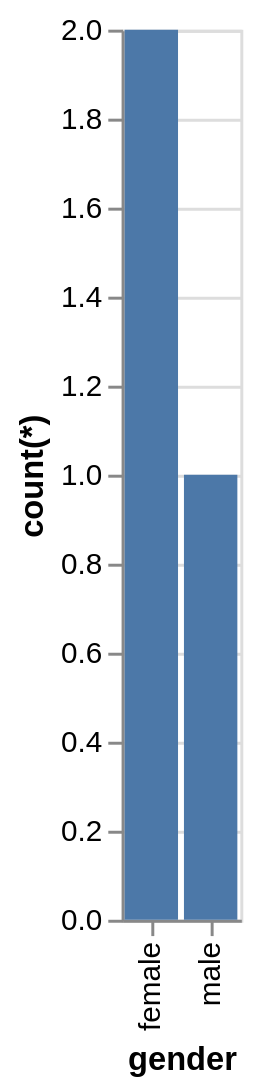

Express this chart as Vega-Lite.
### Vega-Lite specification from a JSON file in a GitHub repository (floating-point values rounded to 4 significant figures)
{"data": {"values": [{"x_data": "female", "y_data": 2}, {"x_data": "male", "y_data": 1}]}, "mark": "bar", "encoding": {"x": {"field": "x_data", "type": "nominal", "title": "gender", "sort": {"op": "sum", "field": "y_data", "order": "descending"}}, "y": {"field": "y_data", "type": "quantitative", "title": "count(*)"}}}
